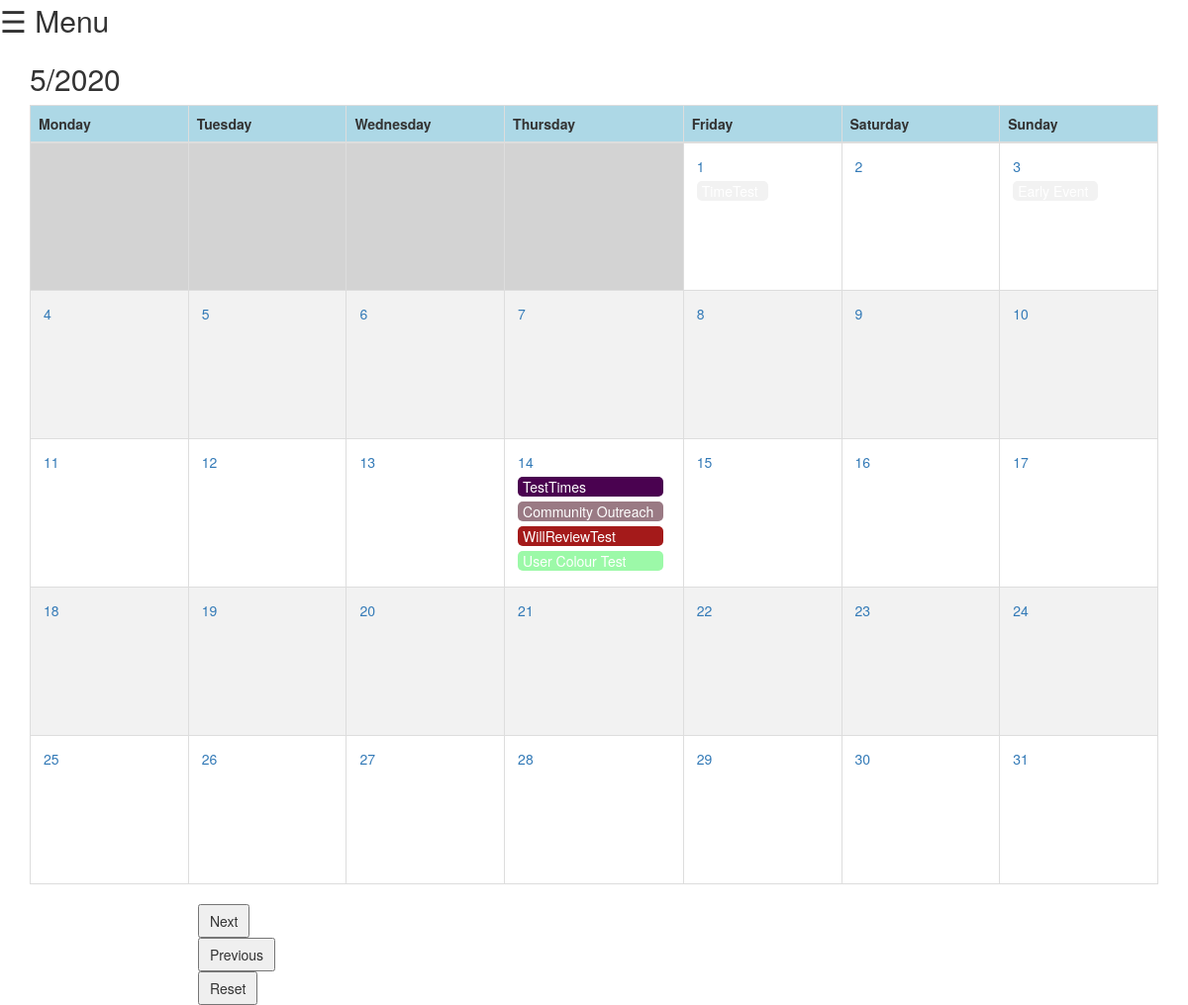
Page /events/ (signed in) on the earlier database version.
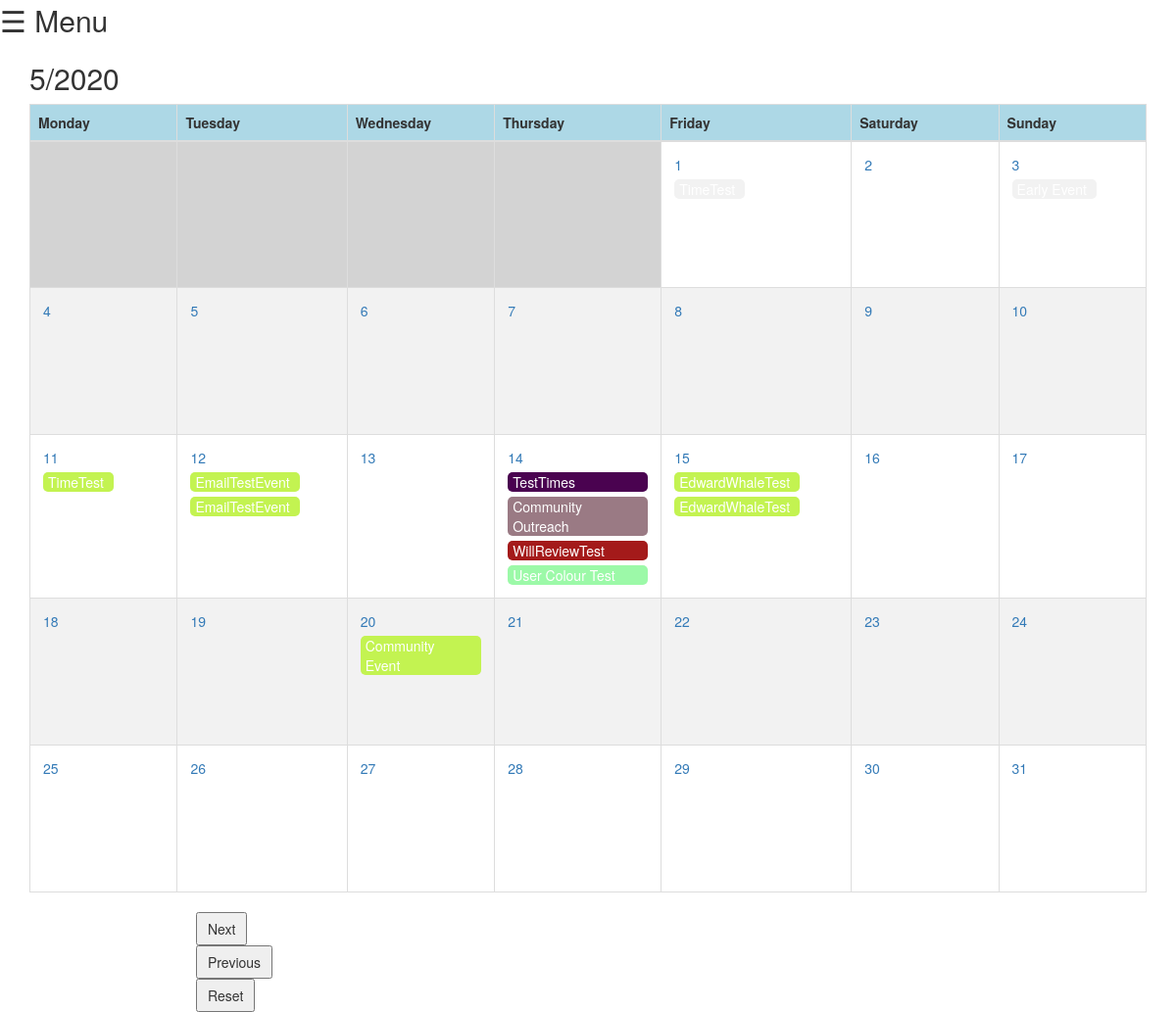
Same page on the later database version.
### events/models.py (models this page shows)
class Event(models.Model):
    event_name = models.CharField(max_length=200)
    event_date = models.DateField('Event date')
    start_time = models.TimeField()
    end_time = models.TimeField()
    event_desc = models.CharField(max_length=400)
    event_reviewed = models.BooleanField(default = False)
    event_location = models.CharField(default = "",max_length=200)
    event_user = models.ForeignKey(User, default=None, on_delete = models.CASCADE)
    def __str__(self):
        return self.event_name

### events/views.py (the view)
# urls.py: path('', RedirectView.as_view(pattern_name='events:index')),
@login_required(login_url='events:login_page')
def index(request):
    global monthCount, yearCount
    monthAdd = 0
    if request.method == 'POST':
        if request.POST.get('next'):
            monthAdd = 1
        elif request.POST.get('prev'):
            monthAdd = -1
    int_month = int(monthAdd)
    monthCount = monthCount + int_month
    c = calendar.Calendar(calendar.MONDAY)
    if int_month == 0:
        monthCount = 0
        yearCount = 0
    if timezone.now().month+monthCount == 13 :
        monthCount = - timezone.now().month+1
        yearCount = yearCount + 1
    if timezone.now().month+monthCount == 0 :
        monthCount = 12 - timezone.now().month
        yearCount = yearCount - 1
    c_list = c.monthdayscalendar(timezone.now().year+yearCount, timezone.now().month+monthCount)
    temp_w_iter = 0
    for week in c_list:
        temp_d_iter = 0
        for day in week:
            event_list = []
            event_set = Event.objects.filter(event_date__year=timezone.now().year+yearCount, event_date__month=timezone.now().month+monthCount, event_date__day=day)
            for event in event_set:
                user = event.event_user
                user_details = User.objects.get(username = user)
                event_list.append([event,event.pk,user_details])
            if len(event_list) != 0:
                c_list[temp_w_iter][temp_d_iter] = [day,event_list]
            else: c_list[temp_w_iter][temp_d_iter] = [day]
            temp_d_iter += 1
        temp_w_iter += 1
    del temp_d_iter, temp_w_iter
    today = timezone.now().day
    event_review_set = Event.objects.filter(event_date__range=["2011-01-01", timezone.now()], event_user = request.user, event_reviewed = False)
    event_reviews = []
    for event in event_review_set :
        event_reviews.append(event)
        print(event)
    event_review_set = Event.objects.filter(event_date__range=["2011-01-01", timezone.now()], event_user=request.user,
                                            event_reviewed=False)
    event_reviews = []
    for event in event_review_set:
        event_reviews.append(event)
        print(event)
    is_admin = 0
    if request.user.is_superuser:
        is_admin = 1
    context = {'c_list': c_list, 'year': timezone.now().year+yearCount, 'month': timezone.now().month+monthCount, 'today':today, 'is_admin': is_admin, 'event_review':event_reviews}
    return render(request, 'events/index.html', context)

### events/templates/events/index.html (shortened to what this page needs)
<!DOCTYPE html>
<html lang="en">
<head>
    <link rel="stylesheet" href="https://maxcdn.bootstrapcdn.com/bootstrap/3.4.1/css/bootstrap.min.css">
</head>
<body
>
<span style="font-size:30px;cursor:pointer" onclick="openNav()">&#9776; Menu</span>
<div id="cal" class="container" >
    <h2>{{ month }}/{{ year }}</h2>
    <table class="table table-bordered">
        <thead>
        <tr>
            <th>Monday</th>
            <th>Tuesday</th>
            <th>Wednesday</th>
            <th>Thursday</th>
            <th>Friday</th>
            <th>Saturday</th>
            <th>Sunday</th>
        </tr>
        </thead>
        <tbody>
            {% for week in c_list %}
                <tr>
                {% for day in week %}
                    {% if day.0 != 0 %}
                        {% if today == day %}
                            <td> <a target="popup" onclick="window.open('{{ year }}-{{ month }}-{{ day.0 }}','name','width=600,height=400')" style="background-color: lightblue">{{ day.0 }}</a></td>
                        {% else %}
                            <td style="height: 150px";>
			    <table id="inner_table">
                      	    <tr id = "event_item"><td style="cursor:pointer;"><a target="popup" onclick="window.open('{{ year }}-{{ month }}-{{ day.0 }}','name','width=600,height=400')">{{ day.0 }}</a></td></tr>
			    {% for event in day.1 %}
                    <tr><td style="background-color: {{event.2.userprofile.hex_code}}; border-radius: 5px; padding-right: 10px; padding-left: 5px; cursor:pointer; colour: white;"><a  style = "color: white;" target="popup" onclick="window.open('{{ year }}-{{ month }}-{{ day.0 }}/{{ event.1 }}','test','width=600,height=400')">{{ event.0 }}</a></td></tr>
			    {% endfor %}
    			    </table>
			    </td>
                        {% endif %}
                    {% else %}
                        <td style="background: #d3d3d3"></td>
                    {% endif %}
                {% endfor %}
                </tr>
            {% endfor %}
        </tbody>
    </table>
</div>
<form action="" method="post">
    <input type="submit"  style="padding: 5px 10px; margin-left:200px;" value="Next" name="next"/>
</form>
<form action="" method="post">
    <input type="submit"  style="padding: 5px 10px; margin-left:200px;" value="Previous" name="prev"/>
</form>
<form action="" method="post">
    <input type="submit"  style="padding: 5px 10px; margin-left:200px;" value="Reset" name="reset"/>
</form>
</body>
</html>

### events/templates/events/index.html (style rules this page uses)
th { background-color: #ADD8E6; width: 120px; }
tr:nth-child(even) { background-color: #f2f2f2; }
#inner_table { border-collapse: separate; border-spacing: 5px; }

Differences in the rows shown:
added Event: event_name "TimeTest", shown under "11"
added Event: event_name "EmailTestEvent", shown under "12"
added Event: event_name "EmailTestEvent", shown under "12"
added Event: event_name "EdwardWhaleTest", shown under "15"
added Event: event_name "EdwardWhaleTest", shown under "15"
added Event: event_name "Community Event", shown under "20"
